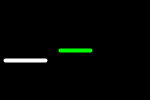
Frame 1 (no input)
Frame 60 (the mouse pressed at the canvas centre just before this capture): identical to frame 1, image omitted
Frame 120 (the mouse held since frame 60 and released just before this capture): identical to frame 1, image omitted

The Processing sketch that drew this single still picture (run headless with seeded random() and noise(); from frame 60 on, the mouse is pressed at the canvas centre):

// Processing sketch: sketch_3_6eLineLine_Collision
// ── sketch_3_6eLineLine_Collision.pde
float ax = 60; // x-Position des Startpunkts der Linie a
float awidth = 30; // Breite der Linie a

float bx = 5; // x-Position des Startpunkts der Linie b
float bwidth = 40; // Breite der Linie b

void setup() {
  size(150, 100);
}

void draw() {
  background(0);
  strokeWeight(4);

  stroke(0,255,0);
  line(ax, 50, ax+awidth, 50);

  stroke(255);

  // HIER IHR CODE
  
  if(bx<ax +awidth && bx+bwidth>ax){stroke(255,0,0);}
else{stroke(255);}
  line(bx, 60, bx+bwidth, 60);

  if (keyPressed) {
    if (keyCode == LEFT) {
      bx -= 2;
    } else if (keyCode == RIGHT) {
      bx += 2;
    }
  }
}
